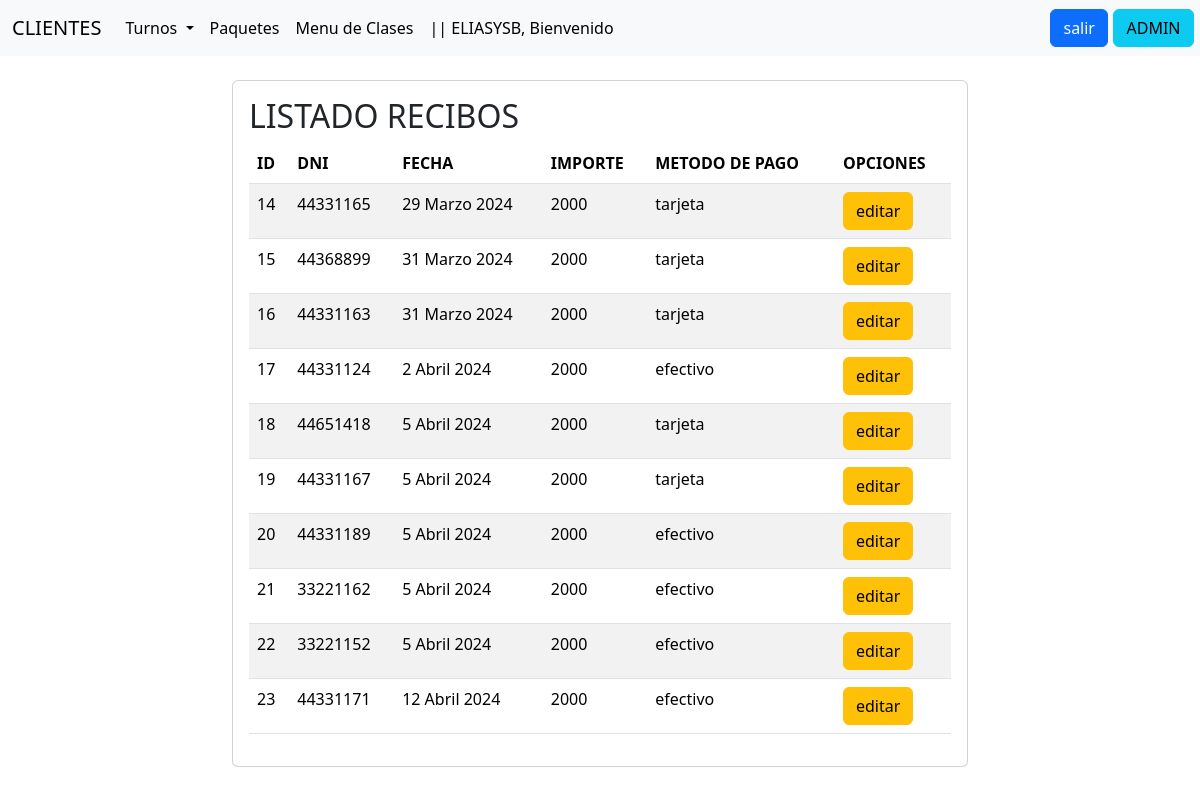
The app's page /menuClases/verRecibo (signed in) with its own data.
### Aplicaciones/Clases/models.py (models this page shows, shortened)
class Recibo(models.Model):
    id_recibo = models.AutoField(primary_key=True)
    dni = models.ForeignKey(Cliente, on_delete=models.CASCADE, null=True, default=None)
    fecha_recibo = models.DateField()
    importe = models.IntegerField()
    métodoDePago = models.CharField(max_length=50)
    usado = models.DateField(null=True, default=None)
    class Meta:
        verbose_name_plural = "Recibos"
        verbose_name = "Recibo"
        db_table = "recibos"

### Aplicaciones/clientes/models.py (models this page shows, shortened)
class Cliente(models.Model):
    dni = models.CharField(max_length=10, primary_key=True)
    nombre = models.CharField(max_length=10)
    apellido = models.CharField(max_length=10)
    nacimiento = models.DateField()
    fecha_baja=models.DateField(null=True, default=None)

### Aplicaciones/Clases/views.py (the view)
# urls.py: path('menuClases/verRecibo', views.verRecibo),
@login_required
def verRecibo(request):
    recibos = Recibo.objects.all()
    return render(request, "verRecibo.html", {"recibos": recibos})

### Aplicaciones/Clases/templates/verRecibo.html (shortened to what this page needs)
{% extends "base.html" %}
{% block body %}
<div class="row">
    <div class="offset-md-2 col-md-8">
        <div class="card">
            <div class="card-body">
                    <div class="table-responsive">
                        <h2>LISTADO RECIBOS</h2>
                        <table class="table table-striped">
                            <thead>
                                <tr>
                                    <th>ID</th>
                                    <th>DNI</th>
                                    <th>FECHA</th>
                                    <th>IMPORTE</th>
                                    <th>METODO DE PAGO</th>
                                    <th>OPCIONES</th>
                                </tr>
                            </thead>
                            <tbody>
                                {% for i in recibos %}
                                    <tr>
                                        <td>{{i.id_recibo}}</td>
                                        <td>{{i.dni.dni}}</td>
                                        <td>{{i.fecha_recibo}}</td>
                                        <td>{{i.importe}}</td>
                                        <td>{{i.métodoDePago}}</td>
                                        <td><a href=""  class="btn btn-warning">editar</a></td>
                                    </tr>
                                {% endfor %}
                            </tbody>
                        </table>
                    </div>
                </div>
            </div>
        </div>
    </div>
</div>
{% endblock %}

### Aplicaciones/clientes/templates/base.html (shortened to what this page needs)
<!DOCTYPE html>
<html lang="en">
<head>
    <link href="https://cdn.jsdelivr.net/npm/bootstrap@5.3.3/dist/css/bootstrap.min.css" rel="stylesheet">
</head>
<body>
    <nav class="navbar navbar-expand-lg bg-body-tertiary">
        <div class="container-fluid">
          <a class="navbar-brand" href="http://127.0.0.1:8000">CLIENTES</a>
          <div class="collapse navbar-collapse" id="navbarSupportedContent">
            <ul class="navbar-nav me-auto mb-2 mb-lg-0">
              <li class="nav-item dropdown">
                <a class="nav-link dropdown-toggle active dropdown-toggle" href="#" id="navbarDropdown" role="button" data-bs-toggle="dropdown" aria-expanded="false">
                  Turnos
                </a>
              </li>
              <li class="nav-item">
                <a class="nav-link active" aria-current="page" href="/Paquetes/">Paquetes</a>
              </li>
              <li class="nav-item">
                <a class="nav-link active" aria-current="page" href="/menuClases/">Menu de Clases</a>
              </li>
              {% if request.user.is_authenticated %}
              <li class="nav-item">
                <a class="nav-link active" aria-current="page" >|| {{ user.username | upper }}, Bienvenido</a>
              </li>
              {% endif %}
            </ul>
            <div class="d-flex">
              <form action="/accounts/logout/" method="post" style="padding-right: 4%;">
                <button type="submit" class="btn btn-primary">salir</button>
              </form>
              <a class="btn btn-info" aria-current="page" href="/admin/">ADMIN</a>
            </div>
          </div>
        </div>
    </nav>
    <div class="container py-4">
        {% block body %}
        {% endblock %}
</body>
</html>

### records on screen
Recibo: id_recibo "14", dni.dni "44331165", fecha_recibo "29 Marzo 2024", importe "2000", métodoDePago "tarjeta"
Recibo: id_recibo "15", dni.dni "44368899", fecha_recibo "31 Marzo 2024", importe "2000", métodoDePago "tarjeta"
Recibo: id_recibo "16", dni.dni "44331163", fecha_recibo "31 Marzo 2024", importe "2000", métodoDePago "tarjeta"
Recibo: id_recibo "17", dni.dni "44331124", fecha_recibo "2 Abril 2024", importe "2000", métodoDePago "efectivo"
Recibo: id_recibo "18", dni.dni "44651418", fecha_recibo "5 Abril 2024", importe "2000", métodoDePago "tarjeta"
Recibo: id_recibo "19", dni.dni "44331167", fecha_recibo "5 Abril 2024", importe "2000", métodoDePago "tarjeta"
Recibo: id_recibo "20", dni.dni "44331189", fecha_recibo "5 Abril 2024", importe "2000", métodoDePago "efectivo"
Recibo: id_recibo "21", dni.dni "33221162", fecha_recibo "5 Abril 2024", importe "2000", métodoDePago "efectivo"
Recibo: id_recibo "22", dni.dni "33221152", fecha_recibo "5 Abril 2024", importe "2000", métodoDePago "efectivo"
Recibo: id_recibo "23", dni.dni "44331171", fecha_recibo "12 Abril 2024", importe "2000", métodoDePago "efectivo"

### other values on screen
{{ user.username | upper }} "ELIASYSB"
